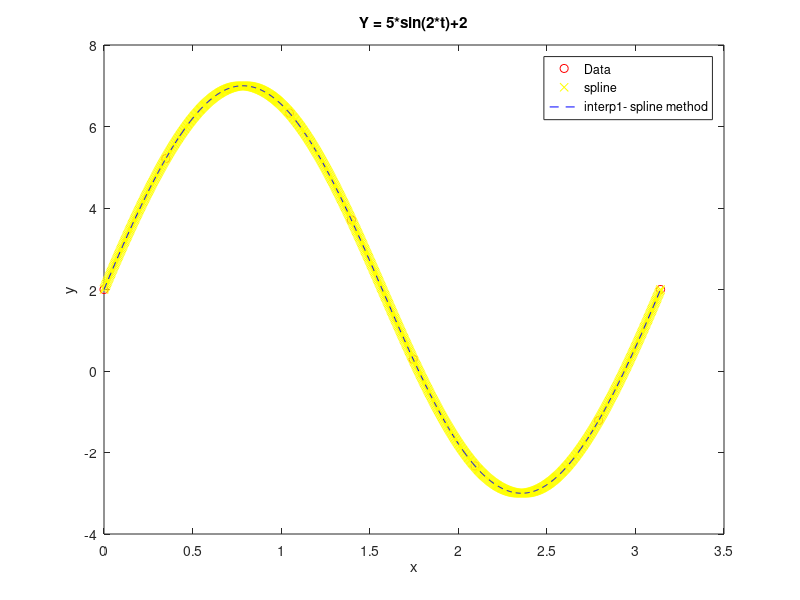

Write MATLAB code to recreate this figure.
%Homework Assignment #5
%Problem 2
clear all
clc 
close all
t = linspace(0,pi,10);
g = 5*sin(2*t)+2;
tt=linspace(0,pi,1000);
gg=spline(t,g,tt);
gq=interp1(t,g,tt, 'spline');
plot(t,g,'ro', tt, gg,'yx', tt, gq,'b--')
legend('Data','spline','interp1- spline method')
xlabel('x')
ylabel('y')
title('Y = 5*sin(2*t)+2')
disp(' As shown on the graph, there is no noticeable difference between using spline and the spline method in interp1 ')


